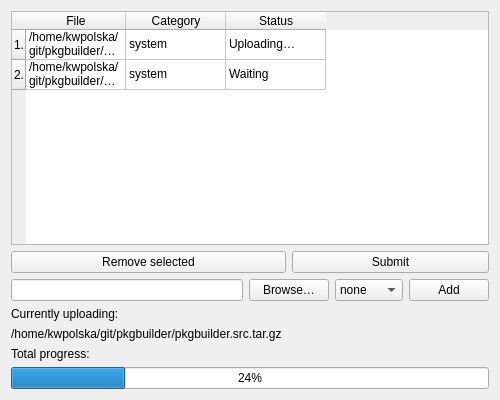
<?xml version="1.0" encoding="UTF-8"?>
<ui version="4.0">
 <class>Form</class>
 <widget class="QWidget" name="Form">
  <property name="geometry">
   <rect>
    <x>0</x>
    <y>0</y>
    <width>500</width>
    <height>400</height>
   </rect>
  </property>
  <property name="windowTitle">
   <string>Upload</string>
  </property>
  <property name="windowIcon">
   <iconset theme="list-add">
    <normaloff/>
   </iconset>
  </property>
  <layout class="QGridLayout" name="gridLayout">
   <item row="0" column="0" colspan="5">
    <widget class="QTableWidget" name="tableWidget">
     <row>
      <property name="text">
       <string>1.</string>
      </property>
     </row>
     <row>
      <property name="text">
       <string>2.</string>
      </property>
     </row>
     <column>
      <property name="text">
       <string>File</string>
      </property>
     </column>
     <column>
      <property name="text">
       <string>Category</string>
      </property>
     </column>
     <column>
      <property name="text">
       <string>Status</string>
      </property>
     </column>
     <item row="0" column="0">
      <property name="text">
       <string>/home/kwpolska/git/pkgbuilder/pkgbuilder.src.tar.gz</string>
      </property>
     </item>
     <item row="0" column="1">
      <property name="text">
       <string>system</string>
      </property>
     </item>
     <item row="0" column="2">
      <property name="text">
       <string>Uploading…</string>
      </property>
     </item>
     <item row="1" column="0">
      <property name="text">
       <string>/home/kwpolska/git/pkgbuilder/pkgbuilder-git.src.tar.gz</string>
      </property>
     </item>
     <item row="1" column="1">
      <property name="text">
       <string>system</string>
      </property>
     </item>
     <item row="1" column="2">
      <property name="text">
       <string>Waiting</string>
      </property>
     </item>
    </widget>
   </item>
   <item row="1" column="0" colspan="2">
    <widget class="QPushButton" name="pushButton_2">
     <property name="text">
      <string>Remove selected</string>
     </property>
     <property name="icon">
      <iconset theme="list-remove">
       <normaloff>../../</normaloff>../../</iconset>
     </property>
    </widget>
   </item>
   <item row="1" column="2" colspan="3">
    <widget class="QPushButton" name="pushButton_3">
     <property name="text">
      <string>Submit</string>
     </property>
     <property name="icon">
      <iconset theme="go-next">
       <normaloff/>
      </iconset>
     </property>
    </widget>
   </item>
   <item row="2" column="0">
    <widget class="QLineEdit" name="lineEdit"/>
   </item>
   <item row="2" column="1" colspan="2">
    <widget class="QPushButton" name="pushButton_4">
     <property name="text">
      <string>Browse…</string>
     </property>
    </widget>
   </item>
   <item row="2" column="3">
    <widget class="QComboBox" name="comboBox">
     <item>
      <property name="text">
       <string>none</string>
      </property>
     </item>
     <item>
      <property name="text">
       <string>.</string>
      </property>
     </item>
     <item>
      <property name="text">
       <string>.</string>
      </property>
     </item>
     <item>
      <property name="text">
       <string>.</string>
      </property>
     </item>
     <item>
      <property name="text">
       <string>system</string>
      </property>
     </item>
    </widget>
   </item>
   <item row="2" column="4">
    <widget class="QPushButton" name="pushButton">
     <property name="text">
      <string>Add</string>
     </property>
     <property name="icon">
      <iconset theme="list-add">
       <normaloff/>
      </iconset>
     </property>
    </widget>
   </item>
   <item row="3" column="0">
    <widget class="QLabel" name="label">
     <property name="text">
      <string>Currently uploading:</string>
     </property>
    </widget>
   </item>
   <item row="4" column="0" colspan="4">
    <widget class="QLabel" name="label_3">
     <property name="text">
      <string>/home/kwpolska/git/pkgbuilder/pkgbuilder.src.tar.gz</string>
     </property>
    </widget>
   </item>
   <item row="5" column="0">
    <widget class="QLabel" name="label_2">
     <property name="text">
      <string>Total progress:</string>
     </property>
    </widget>
   </item>
   <item row="6" column="0" colspan="5">
    <widget class="QProgressBar" name="progressBar_2">
     <property name="value">
      <number>24</number>
     </property>
    </widget>
   </item>
  </layout>
 </widget>
 <resources/>
 <connections/>
</ui>
